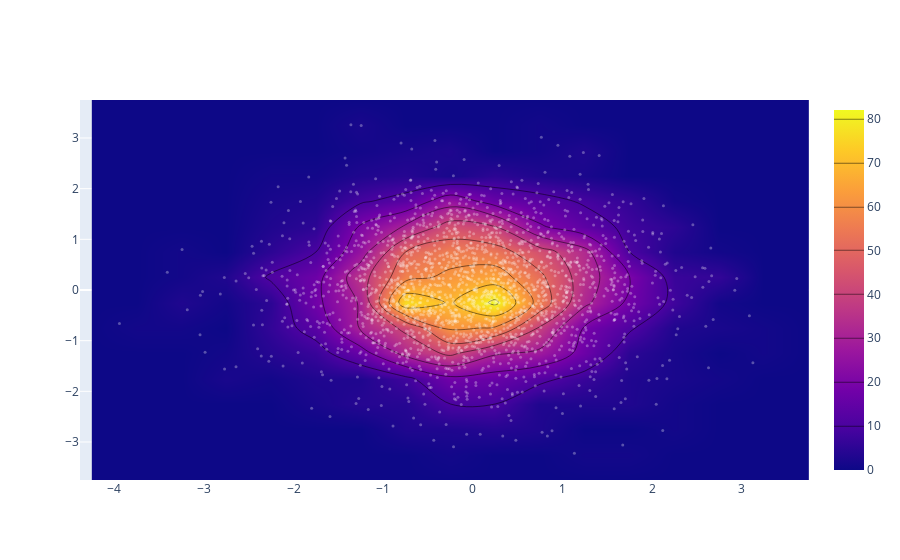

The code cell stored with this chart in its notebook:
### Code cell
# Heatmap contour
import plotly.graph_objs as go
import numpy as np

x = np.random.randn(2000)
y = np.random.randn(2000)
iplot([go.Histogram2dContour(x=x, y=y, contours=dict(coloring="heatmap")),
      go.Scatter(x=x, y=y, mode='markers', marker=dict(color='white', size=3, opacity=0.3,))], show_link=False)

### Figure 1 — Plotly figure (JSON) as saved in the notebook; plotly's stock layout.template omitted (floating-point values rounded to 4 significant figures; data arrays with more than 128 entries replaced by an {"elided": "..."} marker saying what was removed)
{"data": [{"contours": {"coloring": "heatmap"}, "type": "histogram2dcontour", "x": {"elided": "2000 float values"}, "y": {"elided": "2000 float values"}}, {"marker": {"color": "white", "opacity": 0.3, "size": 3}, "mode": "markers", "type": "scatter", "x": {"elided": "2000 float values"}, "y": {"elided": "2000 float values"}}], "layout": {}}
